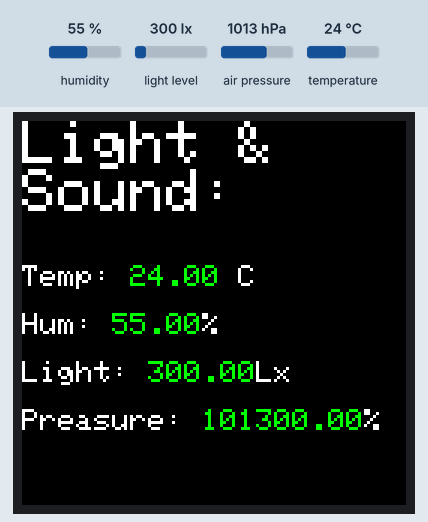
Simulated run of this sketch. Board: Arduino Mega 2560, built with avr-gcc and run on an emulated ATmega2560. Shown: 128×128 colour display. Inputs (shaded band) come from the test bench; at power-on: humidity 55 %, light level 300 lx, air pressure 1013 hPa, temperature 24 °C. What the sketch prints to the serial monitor is not drawn.

Above: at 1.3 s.
1.4 s: humidity set to 22 %
At 3.0 s:
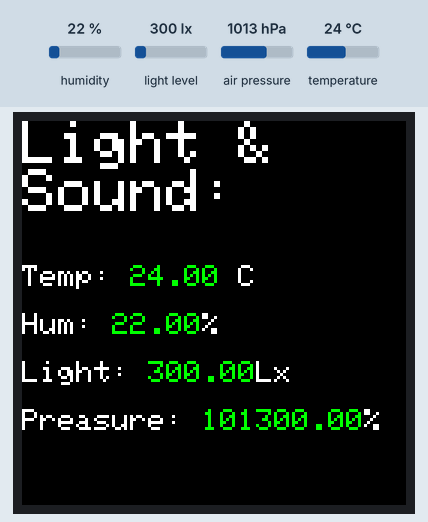
3.8 s: light level set to 40 lx
At 4.9 s:
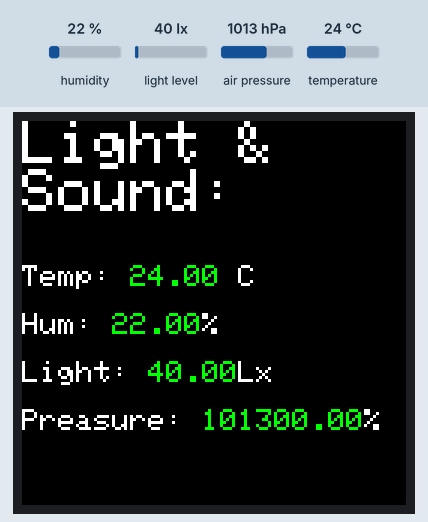
5.9 s: air pressure set to 952 hPa
At 6.9 s:
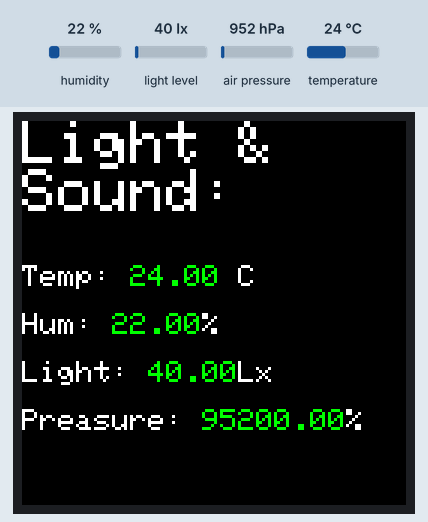
8.0 s: temperature set to 12 °C
At 9.8 s:
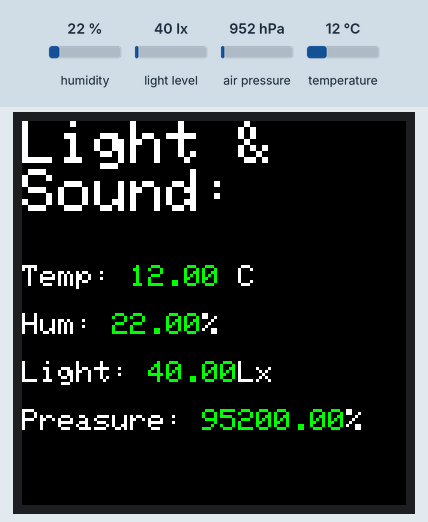
10.1 s: humidity set to 40 %
At 12.0 s:
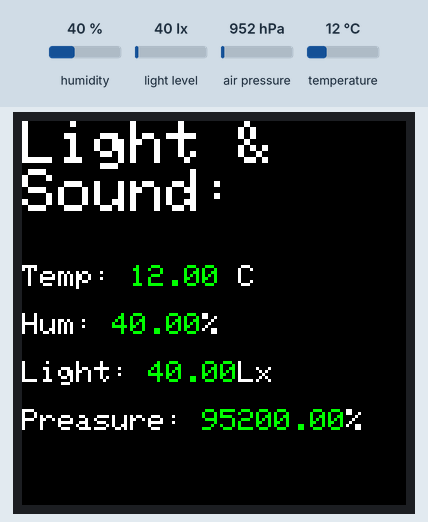
Timing chart, 0 to 13.5 s (numbered marks = the images above; inputs shaded):
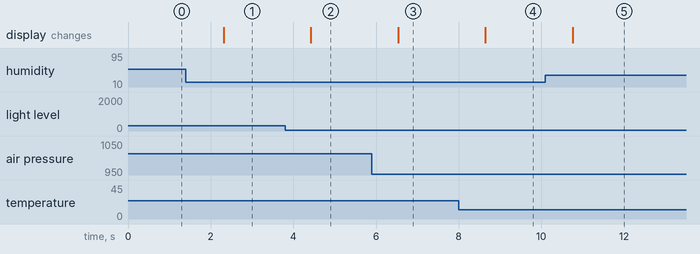

The sketch:

Light_and_sound.ino
```cpp
/**************************************************************************
Javier Luengo
21/03/2019
Sheffield
U.K.
 **************************************************************************/
//BME280

#include "Seeed_BME280.h"
#include <Wire.h>

// Light
#include <BH1750.h>


//OLED
#include <Adafruit_GFX.h>    // Core graphics library
#include <Adafruit_ST7735.h> // Hardware-specific library for ST7735
#include <Adafruit_ST7789.h> // Hardware-specific library for ST7789
#include <SPI.h>

#ifdef ADAFRUIT_HALLOWING
  #define TFT_CS        39 // Hallowing display control pins: chip select
  #define TFT_RST       37 // Display reset
  #define TFT_DC        38 // Display data/command select
  #define TFT_BACKLIGHT  7 // Display backlight pin
#else
  // For the breakout board, you can use any 2 or 3 pins.
  // These pins will also work for the 1.8" TFT shield.
  #define TFT_CS        10
  #define TFT_RST        9 // Or set to -1 and connect to Arduino RESET pin
  #define TFT_DC         8
#endif


// For 1.44" and 1.8" TFT with ST7735 (including HalloWing) use:
Adafruit_ST7735 tft = Adafruit_ST7735(TFT_CS, TFT_DC, TFT_RST);

BME280 bme280;
BH1750 lightMeter(0x23);

void setup(void) {
  Serial.begin(9600);
  Serial.print("Initializing...");

  // OR use this initializer (uncomment) if using a 1.44" TFT:
  tft.initR(INITR_144GREENTAB); // Init ST7735R chip, green tab

  Wire.begin();

  if(!bme280.init()){
    Serial.println("Device error!");
  }

  if (lightMeter.begin(BH1750::CONTINUOUS_HIGH_RES_MODE_2)) {
    Serial.println(F("BH1750 Advanced begin"));
  }
  else {
    Serial.println(F("Error initialising BH1750"));

  Serial.println(F("Initialized"));
}
}

void loop() {
float pressure;
float lux = lightMeter.readLightLevel();

  tft.setCursor(0, 0);
  tft.fillScreen(ST77XX_BLACK);
  tft.setTextColor(ST77XX_WHITE);
  tft.setTextSize(2);
  tft.println("Light &");
  tft.println("Sound:");
  tft.println("");

  tft.setTextSize(1);
  tft.print("Temp: ");
  tft.setTextColor(ST77XX_GREEN);
  tft.print(bme280.getTemperature());
  tft.setTextColor(ST77XX_WHITE);
  tft.println(" C");
  tft.println("");

  tft.print("Hum: ");
  tft.setTextColor(ST77XX_GREEN);
  tft.print(bme280.getHumidity());
  tft.setTextColor(ST77XX_WHITE);
  tft.println("%");
  tft.println("");

  tft.print("Light: ");
  tft.setTextColor(ST77XX_GREEN);
  tft.print(lux);
  tft.setTextColor(ST77XX_WHITE);
  tft.println("Lx");
  tft.println("");

  tft.print("Preasure: ");
  tft.setTextColor(ST77XX_GREEN);
  tft.print(pressure = bme280.getPressure());
  tft.setTextColor(ST77XX_WHITE);
  tft.println("%");
  tft.println("");

  //get and print temperatures
  Serial.print("Temp: ");
  Serial.print(bme280.getTemperature());
  Serial.println("C");//The unit for  Celsius because original arduino don't support special symbols

  //get and print atmospheric pressure data
  Serial.print("Pressure: ");
  Serial.print(pressure = bme280.getPressure());
  Serial.println("Pa");

  //get and print altitude data
  Serial.print("Altitude: ");
  Serial.print(bme280.calcAltitude(pressure));
  Serial.println("m");

  //get and print humidity data
  Serial.print("Humidity: ");
  Serial.print(bme280.getHumidity());
  Serial.println("%");

  Serial.print("Lux: ");
  Serial.print(lux);
  Serial.println(" lx");
  delay(1000);
}
```

Measured:
- after the input at 1.4 s, the display: changes after 0.92 s (image 1)
- after the input at 3.8 s, the display: changes after 0.63 s (image 2)
- after the input at 5.9 s, the display: changes after 0.64 s (image 3)
- after the input at 8.0 s, the display: changes after 0.65 s (image 4)
- after the input at 10.1 s, the display: changes after 0.65 s (image 5)
